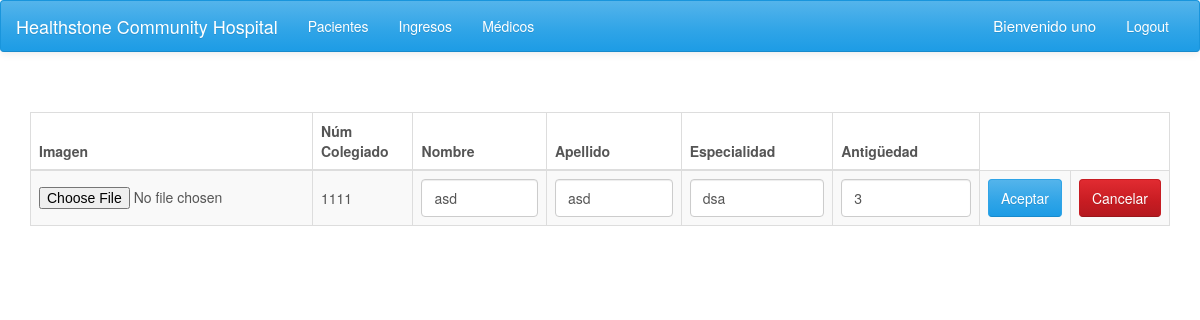
The page /modificarmedicos.php?cod=1111 (signed in) on the database its author committed.
### tables this page shows
CREATE TABLE IF NOT EXISTS `medicos` (
  `Num_Colegiado` varchar(4) NOT NULL,
  `Nom_Medico` varchar(50) DEFAULT NULL,
  `Apell_Medico` varchar(50) DEFAULT NULL,
  `Especialidad` varchar(25) DEFAULT NULL,
  `Antiguedad` int(10) DEFAULT NULL,
  PRIMARY KEY (`Num_Colegiado`)
);

### modificarmedicos.php (the view, shortened to what this page needs)
<?php include 'header.php'; ?>
<div class="container">
  <br><br>
  <div class="row">
    <div class="col-lg-12 col-md-12 col-sm-12 col-sx-12">
      <?php
        require_once 'conexion.php';
        $sql = "SELECT Num_Colegiado, Nom_Medico, Apell_Medico, Especialidad, Antiguedad FROM medicos WHERE Num_Colegiado='" . $_REQUEST['cod'] . "';";
        $result = $conexion->query($sql);
        if ($result->num_rows > 0) {
            ?>
            <table class="table table-striped table-hover table-bordered">
              <thead>
                <tr>
                  <th>Imagen</th>
                  <th>Núm Colegiado</th>
                  <th>Nombre</th>
                  <th>Apellido</th>
                  <th>Especialidad</th>
                  <th>Antigüedad</th>
                </tr>
              </thead>
              <tbody>
            <?php
             while($row = $result->fetch_assoc()) {
               ?>
              <form class="form-group" action="modificarmedicos2.php" method="post" enctype="multipart/form-data">
                <tr>
                  <td style="vertical-align:middle"><input type="file" name="fileToUpload" id="fileToUpload">
                  <input type="hidden" value="Upload Image" name="submit"></td>
                  <td style="vertical-align:middle"><div><?php echo $row["Num_Colegiado"] ?></div> <input type="hidden" name="Num_Colegiado" value="<?php echo $row["Num_Colegiado"] ?>" class="disabled"> </td>
                  <td style="vertical-align:middle"> <input class="form-control" type="text" name="Nom_Medico" value="<?php echo $row["Nom_Medico"] ?>"> </td>
                  <td style="vertical-align:middle"> <input class="form-control" type="text" name="Apell_Medico" value="<?php echo $row["Apell_Medico"] ?>"> </td>
                  <td style="vertical-align:middle"> <input class="form-control" type="text" name="Especialidad" value="<?php echo $row["Especialidad"] ?>"> </td>
                  <td style="vertical-align:middle"> <input class="form-control" type="text" name="Antiguedad" value="<?php echo $row["Antiguedad"] ?>"> </td>
                  <?php
                  if (isset($_SESSION['usuario'])){
                    ?>
                      <td><input type="submit" name="" value="Aceptar" class="btn btn-primary confirmar"></td>
                      <td><a href="pacientes.php" class="btn btn-danger">Cancelar</a></td>
                    <?php
                   }
                  ?>
                </tr>
               <?php
             }
            ?>
              </form>
              </tbody>
            </table>
            <?php
        } else {
             echo "0 resultados";
        }
      ?>
    </div>
  </div>
</div>
<?php include 'footer.php'; ?>

### rows shown on the page
medicos: Num_Colegiado "1111", Nom_Medico "asd", Apell_Medico "asd", Especialidad "dsa", Antiguedad "3"

### other values the page prints
$_SESSION['usuario'] "uno"
